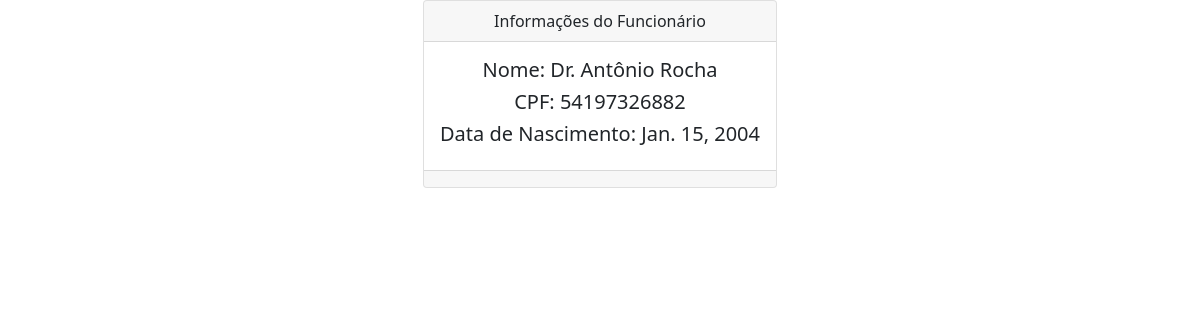
Screenshot of /colaboradores/3 with the database file from the repository.
### empresa/models.py (models this page shows, shortened)
class Colaborador(models.Model):
    cpf = models.CharField(max_length=14, null=False, blank=False, unique=True)
    data_nascimento = models.DateField(
        auto_now=False, auto_now_add=False, null=True, blank=True
    )
    nome = models.CharField(
        max_length=50, null=False, blank=False, verbose_name="Nome do colaborador"
    )
    class Meta:
        verbose_name = _("Colaborador")
        verbose_name_plural = _("Colaboradores")

### empresa/views.py (the view)
class ColaboradorDetailView(View):
    def get(self, request, colaborador_id):
        colaborador = Colaborador.objects.get(id=colaborador_id)
        context = {"colaborador": colaborador}
        return render(request, "colaborador/detalhe_colaborador.html", context=context)

### templates/colaborador/detalhe_colaborador.html (shortened to what this page needs)
{% load static %}
<!DOCTYPE html>
<html lang="en">
<head>
    <link rel="stylesheet" href="https://cdn.jsdelivr.net/npm/bootstrap@5.0.0-beta1/dist/css/bootstrap.min.css">
</head>
<body>
    <div class="container d-flex flex-column justify-content-center align-items-center h-100">
        <div class="card text-center">
            <div class="card-header">
                Informações do Funcionário
            </div>
            <div class="card-body">
                <h5 class="card-title">Nome: {{ colaborador.nome }}</h5>
                <h5 class="card-title">CPF: {{ colaborador.cpf }}</h5>
                <h5 class="card-title">Data de Nascimento: {{ colaborador.data_nascimento }}</h5>
            </div>
            <div class="card-footer text-muted">
            </div>
        </div>
    </div>
</body>
</html>

### rows the page displays
Colaborador: nome "Dr. Antônio Rocha", cpf "54197326882", data_nascimento "Jan. 15, 2004"
